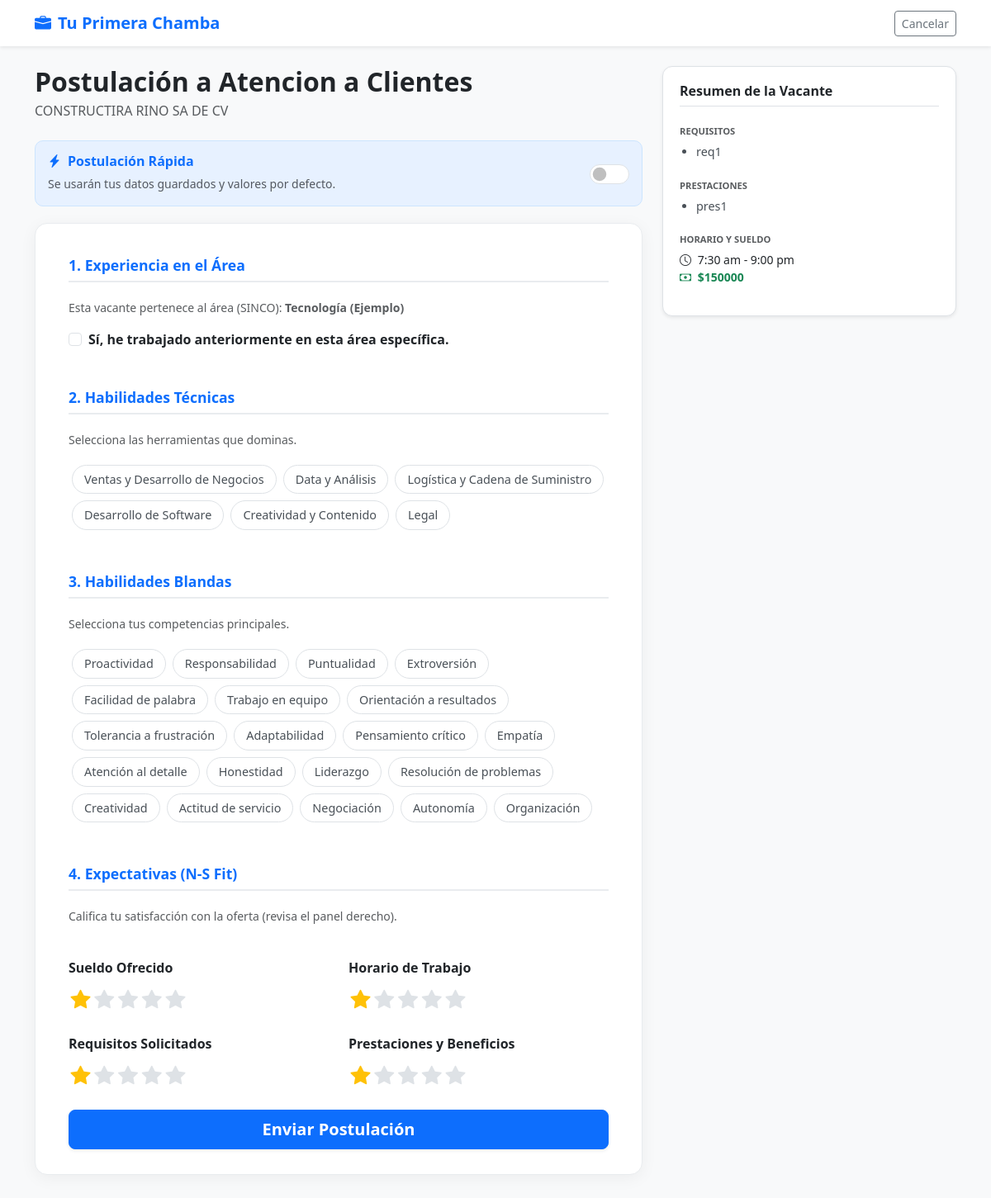
The page /trabajadores/postular_vacante/8/ (signed in) on the database its author committed.
### aplicaciones/empresas/models.py (models this page shows, shortened)
class Vacante(models.Model):
    nombre_puesto = models.CharField(max_length=100, null=False, blank=False)
    area_ocupacion = models.IntegerField(null=True, blank=True)
    tiempo_experiencia = models.CharField(max_length=100, null=False, blank=False, default='0')
    escolaridad_minima = models.CharField(max_length=100, null=False, blank=False, default='22')
    descripcion = models.TextField(null=False, blank=False, default='Descripción del puesto.')
    requisitos = models.TextField(null=False, blank=False, default='Requisitos del puesto.')
    prestaciones = models.TextField(null=False, blank=False, default='Prestaciones del puesto.')
    salario = models.DecimalField(max_digits=10, decimal_places=2, null=False, blank=True)
    ubicacion = models.CharField(max_length=200)
    horario = models.CharField(max_length=100)
    tipo_contrato = models.CharField(max_length=100)
    etiquetas = models.TextField(null=True, blank=True)
    fecha_publicacion = models.DateField(auto_now_add=True)
    empresa = models.ForeignKey(Empresa, on_delete=models.CASCADE, null=True)
    activa = models.BooleanField(default=True)
    postulaciones_count = models.IntegerField(default=0)

class Empresa(models.Model):
    nombre = models.CharField(max_length=100, unique=True, null=False   , blank=False)
    direccion = models.CharField(max_length=200)
    telefono = models.CharField(max_length=15)
    email = models.EmailField(null=False, blank=False, unique=True, default='email')
    biografia = models.TextField(null=False, blank=False, default='Biografía de la empresa.')
    usuario = models.OneToOneField(User, on_delete=models.CASCADE, null=True)
    categoria = models.CharField(max_length=300, null=True, blank=True)

### aplicaciones/general/decorators.py (the view)
    def wrapper_func(request, *args, **kwargs):
        if not request.user.is_authenticated:
            return redirect('login')
        if hasattr(request.user, 'trabajador'):
            return view_func(request, *args, **kwargs)
        else:
            messages.info(request, "Estás logueado como empresa. Cierra sesión para buscar empleo.")
            return redirect('home') # Redirigir a zona empresa

### aplicaciones/trabajadores/templates/postulacion_form.html (shortened to what this page needs)
{% load static %}
<!DOCTYPE html>
<html lang="es">
<head>
    <link href="https://cdn.jsdelivr.net/npm/bootstrap@5.3.0/dist/css/bootstrap.min.css" rel="stylesheet">
    <link rel="stylesheet" href="https://cdn.jsdelivr.net/npm/bootstrap-icons@1.10.5/font/bootstrap-icons.css">
</head>
<body>
    <nav class="navbar navbar-light bg-white shadow-sm mb-4">
        <div class="container">
            <span class="navbar-brand fw-bold text-primary"><i class="bi bi-briefcase-fill me-2"></i>Tu Primera Chamba</span>
            <a href="{% url 'detail_vac_trab' vacante.id %}" class="btn btn-outline-secondary btn-sm">Cancelar</a>
        </div>
    </nav>
    <div class="container">
        <div class="row">
            <div class="col-lg-8">
                <div class="mb-4">
                    <h2 class="fw-bold mb-1">Postulación a {{ vacante.nombre_puesto }}</h2>
                    <p class="text-muted">{{ vacante.empresa.nombre }}</p>
                </div>
                <div class="toggle-container">
                    <div>
                        <h6 class="fw-bold mb-1 text-primary"><i class="bi bi-lightning-charge-fill me-2"></i>Postulación Rápida</h6>
                        <small class="text-muted">Se usarán tus datos guardados y valores por defecto.</small>
                    </div>
                    <div class="form-check form-switch">
                        <input class="form-check-input" type="checkbox" name="es_rapida" id="quickApply" value="true" style="width: 3em; height: 1.5em;">
                    </div>
                </div>
                <form method="POST" action="" class="form-card" id="mainForm">
                    <div class="mb-5" id="section-experiencia">
                        <h5 class="section-title">1. Experiencia en el Área</h5>
                        <p class="small text-muted">
                            Esta vacante pertenece al área (SINCO): <strong>{{ nombre_area_sinco }}</strong>
                        </p>
                        <div class="mb-3">
                            <div class="form-check">
                                <input class="form-check-input" type="checkbox" id="checkExpArea" name="tiene_experiencia_area">
                                <label class="form-check-label fw-bold" for="checkExpArea">
                                    Sí, he trabajado anteriormente en esta área específica.
                                </label>
                            </div>
                        </div>
                    </div>
                    <div class="mb-5" id="section-hard">
                        <h5 class="section-title">2. Habilidades Técnicas</h5>
                        <p class="text-muted small">Selecciona las herramientas que dominas.</p>
                        <div class="d-flex flex-wrap" style="max-height: 250px; overflow-y: auto;">
                            {% for id, tag in hard_skills_dict.items %}
                                <label>
                                    <span class="tag-label">{{ tag.nombre }}</span>
                                </label>
                            {% endfor %}
                        </div>
                    </div>
                    <div class="mb-5" id="section-soft">
                        <h5 class="section-title">3. Habilidades Blandas</h5>
                        <p class="text-muted small">Selecciona tus competencias principales.</p>
                        <div class="d-flex flex-wrap" style="max-height: 250px; overflow-y: auto;">
                            {% for id, tag in soft_skills_dict.items %}
                                <label>
                                    <span class="tag-label">{{ tag.nombre }}</span>
                                </label>
                            {% endfor %}
                        </div>
                    </div>
                    <div class="mb-4" id="section-satisfaccion">
                        <h5 class="section-title">4. Expectativas (N-S Fit)</h5>
                        <p class="text-muted small">Califica tu satisfacción con la oferta (revisa el panel derecho).</p>
                        <div class="row g-4 mt-2">
                            {% for field, label in satisfaccion_fields.items %}
                            <div class="col-md-6">
                                <label class="fw-bold d-block mb-2">{{ label }}</label>
                                <div class="rating-group">
                                    <input class="rating-input" type="radio" name="{{ field }}" value="5" id="{{ field }}_5"><label for="{{ field }}_5" class="rating-label"><i class="bi bi-star-fill"></i></label>
                                    <input class="rating-input" type="radio" name="{{ field }}" value="4" id="{{ field }}_4"><label for="{{ field }}_4" class="rating-label"><i class="bi bi-star-fill"></i></label>
                                    <input class="rating-input" type="radio" name="{{ field }}" value="3" id="{{ field }}_3"><label for="{{ field }}_3" class="rating-label"><i class="bi bi-star-fill"></i></label>
                                    <input class="rating-input" type="radio" name="{{ field }}" value="2" id="{{ field }}_2"><label for="{{ field }}_2" class="rating-label"><i class="bi bi-star-fill"></i></label>
                                    <input class="rating-input" type="radio" name="{{ field }}" value="1" id="{{ field }}_1" checked><label for="{{ field }}_1" class="rating-label"><i class="bi bi-star-fill"></i></label>
                                </div>
                            </div>
                            {% endfor %}
                        </div>
                    </div>
                    <div class="d-grid gap-2 mt-4">
                        <button type="submit" class="btn btn-primary btn-lg fw-bold shadow-sm">
                            Enviar Postulación
                        </button>
                    </div>
                </form>
            </div>
            <div class="col-lg-4 d-none d-lg-block">
                <div class="ref-card shadow-sm">
                    <h6 class="fw-bold text-dark mb-3 border-bottom pb-2">Resumen de la Vacante</h6>
                    <div class="mb-3">
                        <small class="text-uppercase text-muted fw-bold" style="font-size: 0.7rem;">Requisitos</small>
                        {% if requisitos_list %}
                        <ul class="ref-list mt-1">
                            {% for req in requisitos_list %}
                                {% if req %}<li>{{ req }}</li>{% endif %}
                            {% endfor %}
                        </ul>
                        {% else %}
                        <p class="small text-muted fst-italic">No especificados</p>
                        {% endif %}
                    </div>
                    <div class="mb-3">
                        <small class="text-uppercase text-muted fw-bold" style="font-size: 0.7rem;">Prestaciones</small>
                        {% if prestaciones_list %}
                        <ul class="ref-list mt-1">
                            {% for pres in prestaciones_list %}
                                {% if pres %}<li>{{ pres }}</li>{% endif %}
                            {% endfor %}
                        </ul>
                        {% else %}
                        <p class="small text-muted fst-italic">No especificadas</p>
                        {% endif %}
                    </div>
                    <div class="mb-3">
                        <small class="text-uppercase text-muted fw-bold" style="font-size: 0.7rem;">Horario y Sueldo</small>
                        <p class="mb-0 small text-dark mt-1"><i class="bi bi-clock me-1"></i> {{ vacante.horario }}</p>
                        <p class="mb-0 small text-success fw-bold"><i class="bi bi-cash me-1"></i> ${{ vacante.salario|floatformat:0 }}</p>
                    </div>
                </div>
            </div>
        </div>
    </div>
</body>
</html>

### aplicaciones/trabajadores/templates/postulacion_form.html (style rules this page uses)
body { background-color: #f8f9fa; font-family: 'Segoe UI', sans-serif; padding-bottom: 50px; }
.form-card { background: white; border-radius: 15px; border: 1px solid #e9ecef; box-shadow: 0 4px 20px rgba(0,0,0,0.05); padding: 30px 40px; }
.ref-card { background: white; border-radius: 12px; border: 1px solid #dee2e6; padding: 20px; position: sticky; top: 20px; }
.section-title { font-weight: 700; color: #0d6efd; border-bottom: 2px solid #e9ecef; padding-bottom: 8px; margin-bottom: 20px; margin-top: 10px; font-size: 1.1rem; }
.rating-group { display: inline-flex; flex-direction: row-reverse; justify-content: flex-end; }
.rating-label { cursor: pointer; padding: 0 0.1em; font-size: 1.5rem; color: #dee2e6; transition: color 0.2s; }
.rating-label:hover, .rating-label:hover ~ .rating-label, .rating-input:checked ~ .rating-label { color: #ffc107; }
.tag-label { display: inline-block; padding: 6px 14px; background-color: #fff; border: 1px solid #dee2e6; border-radius: 50px; color: #495057; cursor: pointer; margin: 4px; transition: all 0.2s; font-size: 0.9rem; user-select: none; }
.toggle-container { background-color: #e7f1ff; padding: 15px; border-radius: 10px; border: 1px solid #cce5ff; display: flex; align-items: center; justify-content: space-between; margin-bottom: 20px; }
.ref-list { padding-left: 20px; margin-bottom: 0; }
.ref-list li { margin-bottom: 5px; color: #495057; font-size: 0.9rem; }

### rows shown on the page
Vacante: nombre_puesto "Atencion a Clientes", empresa.nombre "CONSTRUCTIRA RINO SA DE CV", requisitos_list "req1", prestaciones_list "pres1", horario "7:30 am - 9:00 pm", salario "150000"

### other values the page prints
{{ nombre_area_sinco }} "Tecnología (Ejemplo)"
{{ tag.nombre }} "Ventas y Desarrollo de Negocios" "Data y Análisis" "Logística y Cadena de Suministro" "Desarrollo de Software" "Creatividad y Contenido" "Legal"
{{ tag.nombre }} "Proactividad" "Responsabilidad" "Puntualidad" "Extroversión" "Facilidad de palabra" "Trabajo en equipo" "Orientación a resultados" "Tolerancia a frustración" "Adaptabilidad" "Pensamiento crítico" "Empatía" "Atención al detalle" "Honestidad" "Liderazgo" "Resolución de problemas" "Creatividad" "Actitud de servicio" "Negociación" "Autonomía" "Organización"
{{ label }} "Sueldo Ofrecido" "Horario de Trabajo" "Requisitos Solicitados" "Prestaciones y Beneficios"
